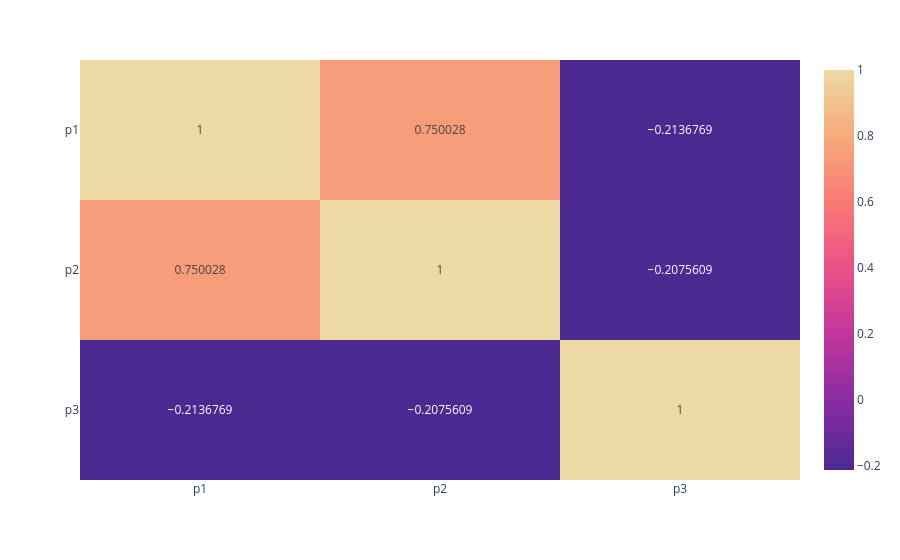

Notebook cell for this chart:
### Code cell
fig_corr

### Figure 1 — Plotly figure (JSON) as saved in the notebook; plotly's stock layout.template omitted (floating-point values rounded to 4 significant figures)
{"data": [{"coloraxis": "coloraxis", "hovertemplate": "x: %{x}<br>y: %{y}<br>color: %{z}<extra></extra>", "name": "0", "texttemplate": "%{z}", "type": "heatmap", "x": ["p1", "p2", "p3"], "xaxis": "x", "y": ["p1", "p2", "p3"], "yaxis": "y", "z": [[1.0, 0.75, -0.2137], [0.75, 1.0, -0.2076], [-0.2137, -0.2076, 1.0]]}], "layout": {"coloraxis": {"colorscale": [[0, "rgb(75, 41, 145)"], [0.1667, "rgb(135, 44, 162)"], [0.3333, "rgb(192, 54, 157)"], [0.5, "rgb(234, 79, 136)"], [0.6667, "rgb(250, 120, 118)"], [0.8333, "rgb(246, 169, 122)"], [1, "rgb(237, 217, 163)"]]}, "margin": {"t": 60}, "xaxis": {"anchor": "y", "domain": [0, 1]}, "yaxis": {"anchor": "x", "autorange": "reversed", "domain": [0, 1]}}}
